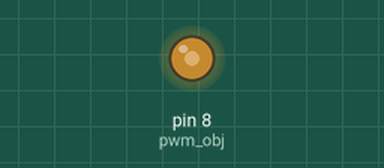
Simulated run of this program. Board: Raspberry Pi (header pin numbers). Shown: output pins drawn as LEDs (lit = HIGH). The desktop window is not drawn, its controls go by their first labels and the mouse button is held 0.15 s. At 0.1 s the program stops and its outputs stay as they are.

Above: at 0.1 s.
Timing chart, 0 to 1.6 s (numbered marks = the images above):
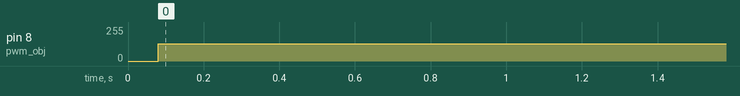

The program:

TK.py
```python
from tkinter import *
from time import sleep
import RPi.GPIO as GPIO

def update(duty):
    pwm_obj.ChangeDutyCycle(float(duty))
    print(duty)
#Square
#root = Tk()
#root.geometry('800x600')
#c = Canvas(root, width=800, height=600)
#c.pack()
#r =c.create_rectangle(0, 0, 50, 50, fill='red', outline='red')
#Slider
master = Tk()

GPIO.setwarnings(False)    # Ignore warning for now
GPIO.setmode(GPIO.BOARD)   # Use physical pin numbering
GPIO.setup(8, GPIO.OUT, initial=GPIO.LOW)

pwm_obj = GPIO.PWM(8, 100) #pin, frequency
pwm_obj.start(100) #duty cycle
pwm_obj.ChangeDutyCycle(50)

w = Scale(master, from_=0, to=100, orient=HORIZONTAL, command=update)
w.pack()
```

Measured:
- by itself, pin 8 (pwm_obj): 0/255 → 128/255 at 0.08 s
